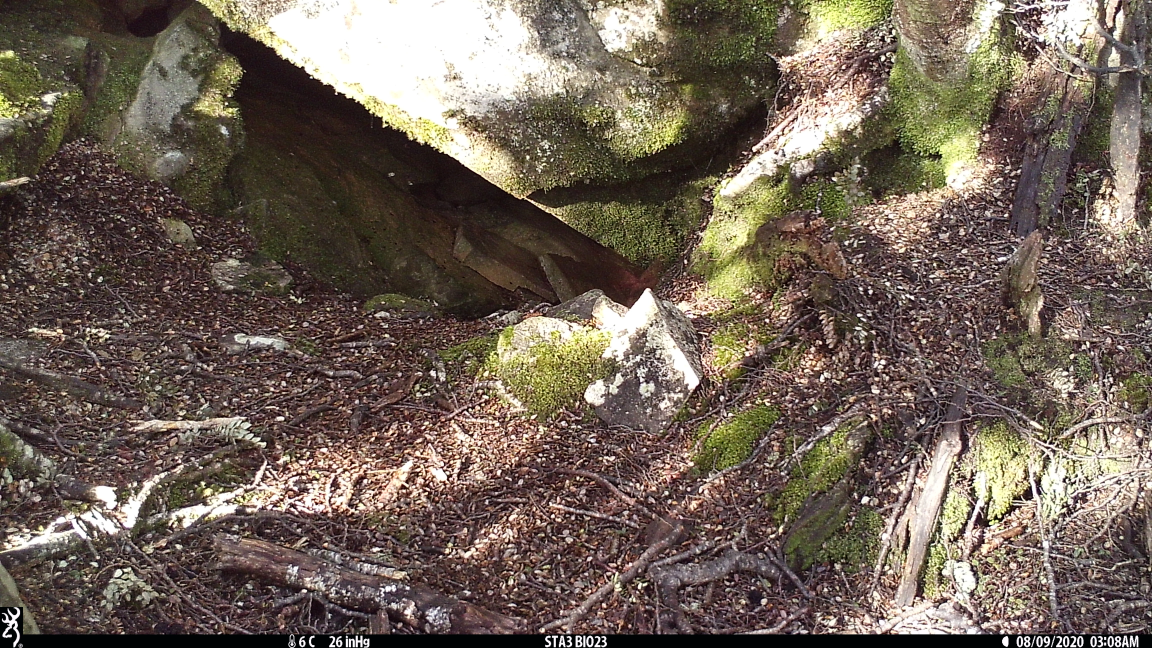
#> input picture Cat entering kea burrow/OSIZ_18784_12_IMG_0066.JPG, 4608 x 2592 px, given in place of IMG_0837.JPG, which was not available (shown at 1/4 size)
$ python BackgroundRemoval3.py '../../Cat entering kea burrow/OSIZ_18784_12_IMG_0066.JPG' '../../Cat entering kea burrow/OSIZ_18784_13_IMG_0067.JPG' '../../Cat entering kea burrow/OSIZ_18784_13_IMG_0067.JPG'
#> lines starting #> are read from the running program, lines starting #| are printed output that depends on the picture; pictures that were not available may be replaced by others from this repository, and a replacement may not be noted
import numpy as np
import matplotlib.pyplot as plt
import sys
from skimage.color import rgb2gray
import numpy as np
import cv2
from scipy import ndimage

image = plt.imread("F://Background removal//IMG_0837.JPG")
#> image is the input picture: shape (2592, 4608, 3); mean R, G, B 112.6, 99.3, 87.6
plt.imshow(image)

# converting to grayscale
gray = rgb2gray(image)
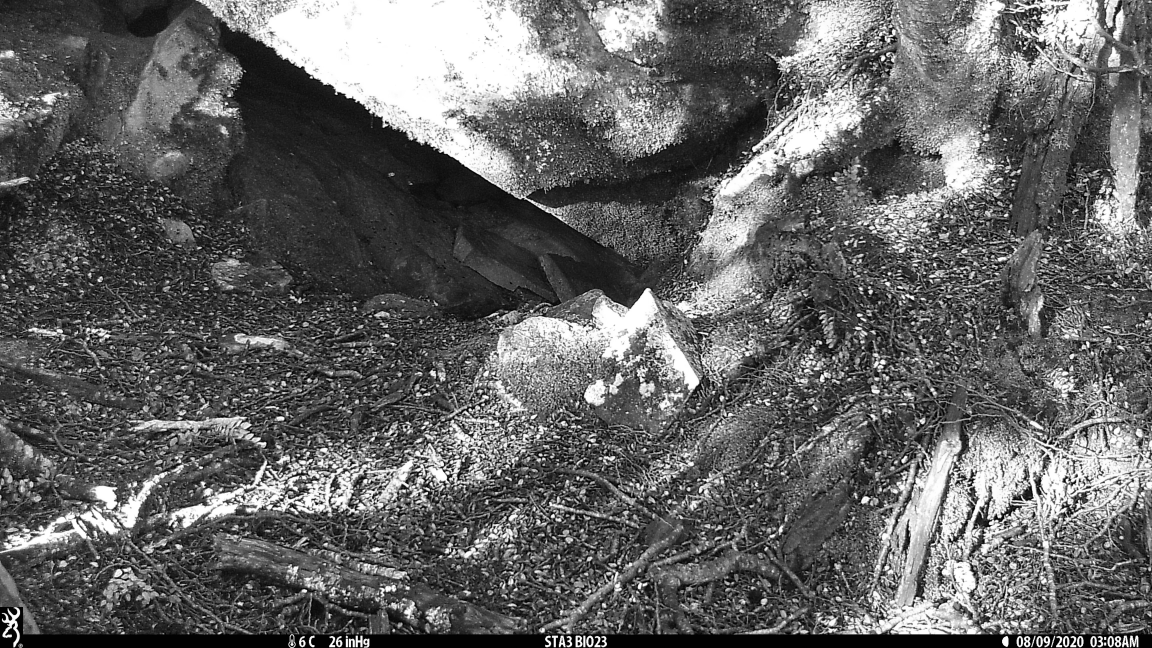
#> gray: shape (2592, 4608) float64 (shown at 1/4 size); min 0, max 1, mean 0.397

# defining the sobel filters
sobel_horizontal = np.array([np.array([1, 2, 1]), np.array([0, 0, 0]), np.array([-1, -2, -1])])
print(sobel_horizontal, 'is a kernel for detecting horizontal edges')

sobel_vertical = np.array([np.array([-1, 0, 1]), np.array([-2, 0, 2]), np.array([-1, 0, 1])])
print(sobel_vertical, 'is a kernel for detecting vertical edges')

out_h = ndimage.convolve(gray, sobel_horizontal, mode='reflect')
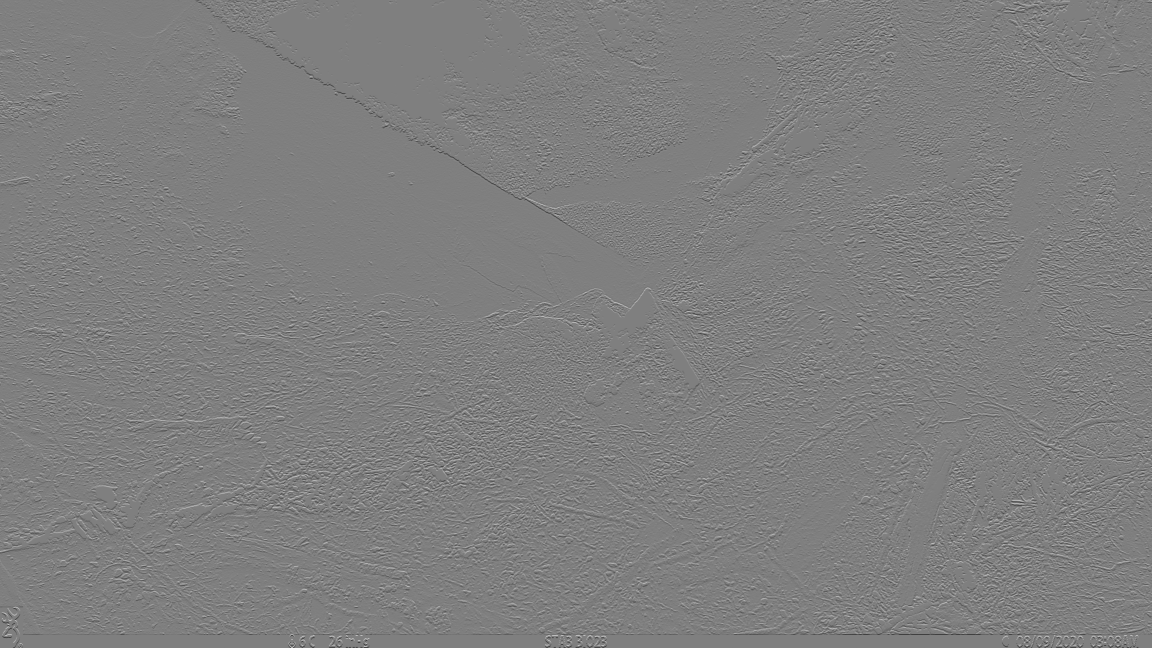
#> out_h: shape (2592, 4608) float64 (shown at 1/4 size); min -3.98, max 3.98, mean -0.00169; drawn with min black and max white
out_v = ndimage.convolve(gray, sobel_vertical, mode='reflect')

kernel_laplace = np.array([np.array([1, 1, 1]), np.array([1, -8, 1]), np.array([1, 1, 1])])
print(kernel_laplace, 'is a laplacian kernel')

out_l = ndimage.convolve(gray, kernel_laplace, mode='reflect')
# plt.imshow(out_l, cmap='gray')
cv2.imwrite("F://Background removal//output1.png", out_l)
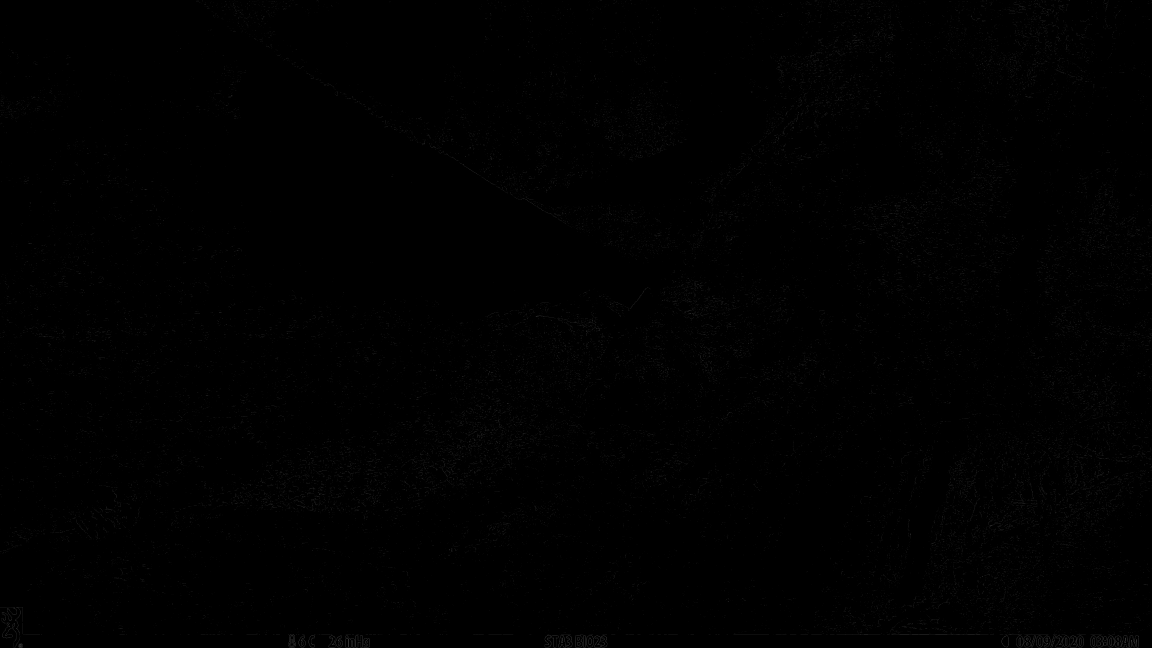
#> saved as output1.png: shape (2592, 4608) (shown at 1/4 size); min 0, max 5, mean 0.0125; drawn with min black and max white
print("dossne")

# here mode determines how the input array is extended when the filter overlaps a border.
# # Loading required libraries

# file1_path = sys.argv[1]
# file2_path = sys.argv[2]
# groups = int(sys.argv[3])

# import matplotlib.pyplot as plt
# from skimage import data
# from skimage import exposure
# from skimage.exposure import match_histograms
# import numpy as np


# # load image from images directory
# image = cv2.imread(file1_path)
# # Change color to RGB (from BGR)
# image = cv2.cvtColor(image, cv2.COLOR_BGR2RGB)
# # Reshaping the image into a 2D array of pixels and 3 color values (RGB)
# pixel_vals = image.reshape((-1,3)) # numpy reshape operation -1 unspecified
# # Convert to float type only for supporting cv2.kmean
# pixel_vals = np.float32(pixel_vals)
# #criteria
# criteria = (cv2.TERM_CRITERIA_EPS + cv2.TERM_CRITERIA_MAX_ITER, 100, 0.85)
# # Choosing number of clusters
# k = groups

# retval, labels, centers = cv2.kmeans(pixel_vals, k, None, criteria, 10, cv2.KMEANS_RANDOM_CENTERS)
# # convert data into 8-bit values
# centers = np.uint8(centers)
# segmented_data = centers[labels.flatten()] # Mapping labels to center points( RGB Value)
# # reshape data into the original image dimensions
# segmented_image = segmented_data.reshape((image.shape))
# cv2.imwrite("F://Background removal//output1.png", segmented_image)
# print("done first!")

# ###############################
# # Match the colour of the second image to the first

# # load image from images directory
# image_2 = cv2.imread(file2_path)
# image_2 = match_histograms(image_2, image, channel_axis = -1)
# # Change color to RGB (from BGR)
# image_2 = cv2.cvtColor(image_2, cv2.COLOR_BGR2RGB)
# # Reshaping the image into a 2D array of pixels and 3 color values (RGB)
# pixel_vals = image_2.reshape((-1,3)) # numpy reshape operation -1 unspecified
# # Convert to float type only for supporting cv2.kmean
# pixel_vals = np.float32(pixel_vals)
# #criteria
# criteria = (cv2.TERM_CRITERIA_EPS + cv2.TERM_CRITERIA_MAX_ITER, 100, 0.85)
# # Choosing number of clusters
# k = groups

# retval, labels, centers = cv2.kmeans(pixel_vals, k, None, criteria, 10, cv2.KMEANS_RANDOM_CENTERS)
# # convert data into 8-bit values
# centers = np.uint8(centers)
# segmented_data = centers[labels.flatten()] # Mapping labels to center points( RGB Value)
# # reshape data into the original image dimensions
# segmented_image = segmented_data.reshape((image_2.shape))
# cv2.imwrite("F://Background removal//output2.png", segmented_image)
# print("done second!")


# # # Updated

# # # remove watermark
# # # colour adjust
# # import sys
# # import cv2
# # import matplotlib.pyplot as plt
# # from skimage import data
# # from skimage import exposure
# # from skimage.exposure import match_histograms
# # import numpy as np

# # input_image1_path = sys.argv[1]
# # input_image2_path = sys.argv[2]
# # threshhold = int(sys.argv[3])

# # # Match the colour of the second image to the first
# # image_1 = cv2.imread(input_image1_path)
# # image_2 = cv2.imread(input_image2_path)
# # image_2 = match_histograms(image_2, image_1, channel_axis = -1)
# # cv2.imwrite("F://Background removal//ADJUSTED_image2.png", image_2)

# # # subtract images in RGB then convert to LAB format
# # subtracted1 = cv2.subtract(image_2, image_1)
# # subtracted2 = cv2.subtract(image_1, image_2)
# # both =  np.maximum(subtracted1, subtracted2)

# # cv2.imwrite("F://Background removal//subtracted_image.png", subtracted1)
# # labified_image = cv2.cvtColor(both, cv2.COLOR_BGR2LAB)

# # # Iterate down comparing two np arrays if one value is different enough than another write out pixels to the third image that is being generated. Other write out a black pixel to that image.
# # for x in range(0, len(labified_image)):
# #     for y in range(0, len(labified_image[x])):
# #         l1, a1, b1 = labified_image[x][y]
# #         # print(l1, a1, b1)
# #         sum = int(l1) + int(a1) - 127 + int(b1) - 127
# #         # print(sum)
# #         if sum < threshhold:
# #             # print("triggered")
# #             # Anywhere sum is below a certain threshhold overwrite original image
# #             image_1[x][y] = (0, 0, 0)

# # # Write out output image
# # cv2.imwrite("F://Background removal//FINALITY.png", image_1)

# # print("done")

$ run again, on Cat entering kea burrow/OSIZ_18784_14_IMG_0068.JPG
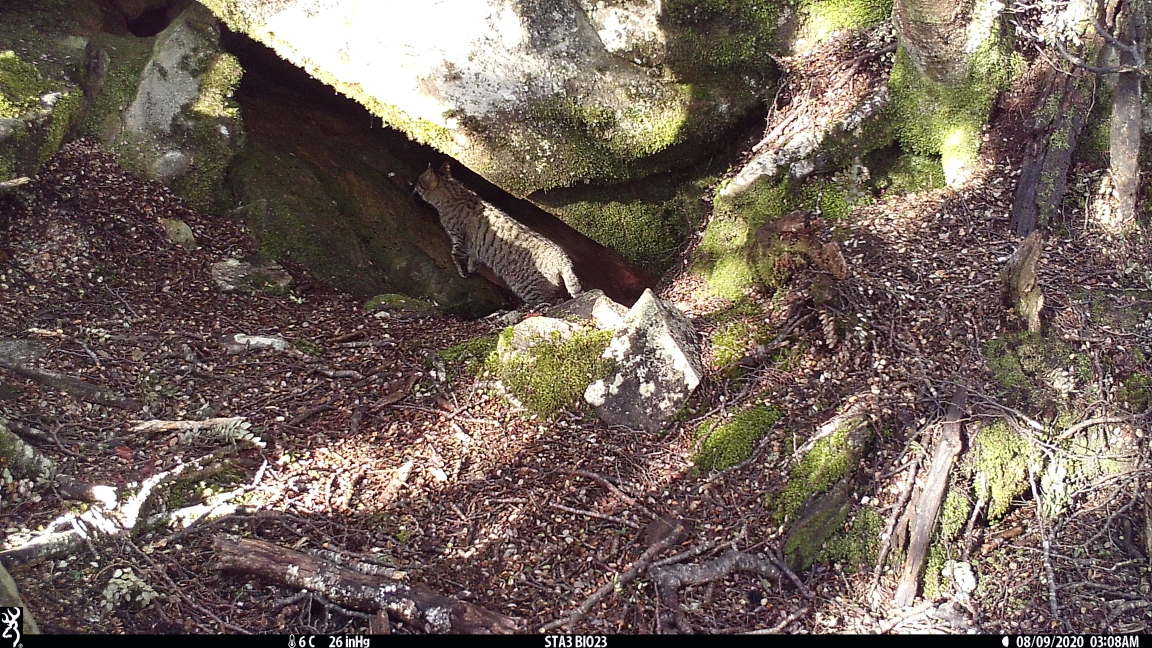
#> input picture Cat entering kea burrow/OSIZ_18784_14_IMG_0068.JPG, 4608 x 2592 px, given in place of IMG_0837.JPG, which was not available (shown at 1/4 size)
#> image is the input picture: shape (2592, 4608, 3); mean R, G, B 113.5, 99.3, 91.1
#> `gray = rgb2gray(image)`:
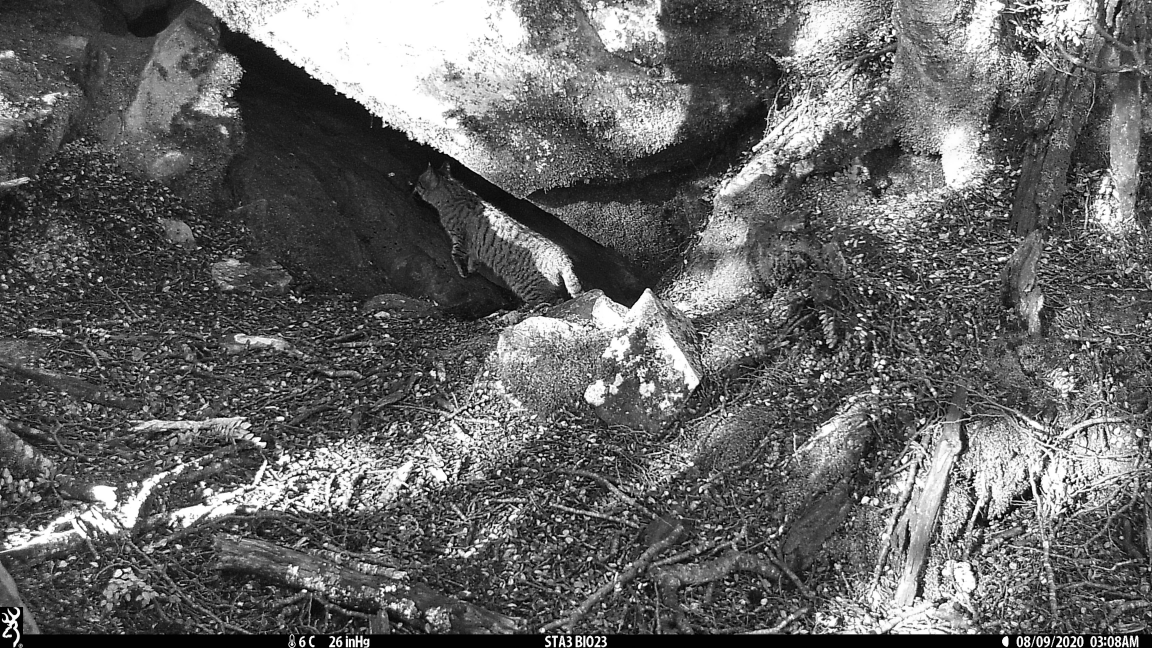
#> gray: shape (2592, 4608) float64 (shown at 1/4 size); min 0, max 1, mean 0.399
